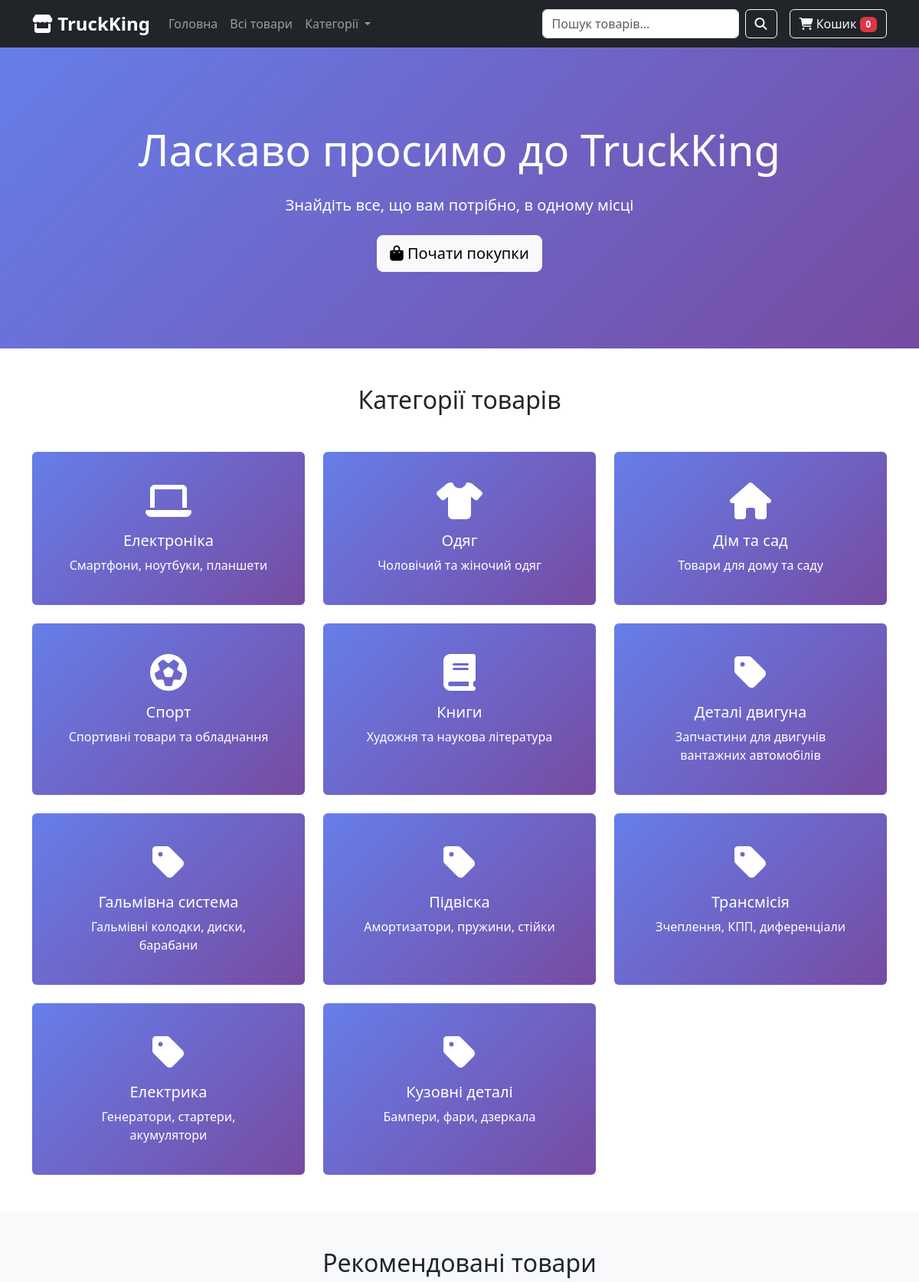
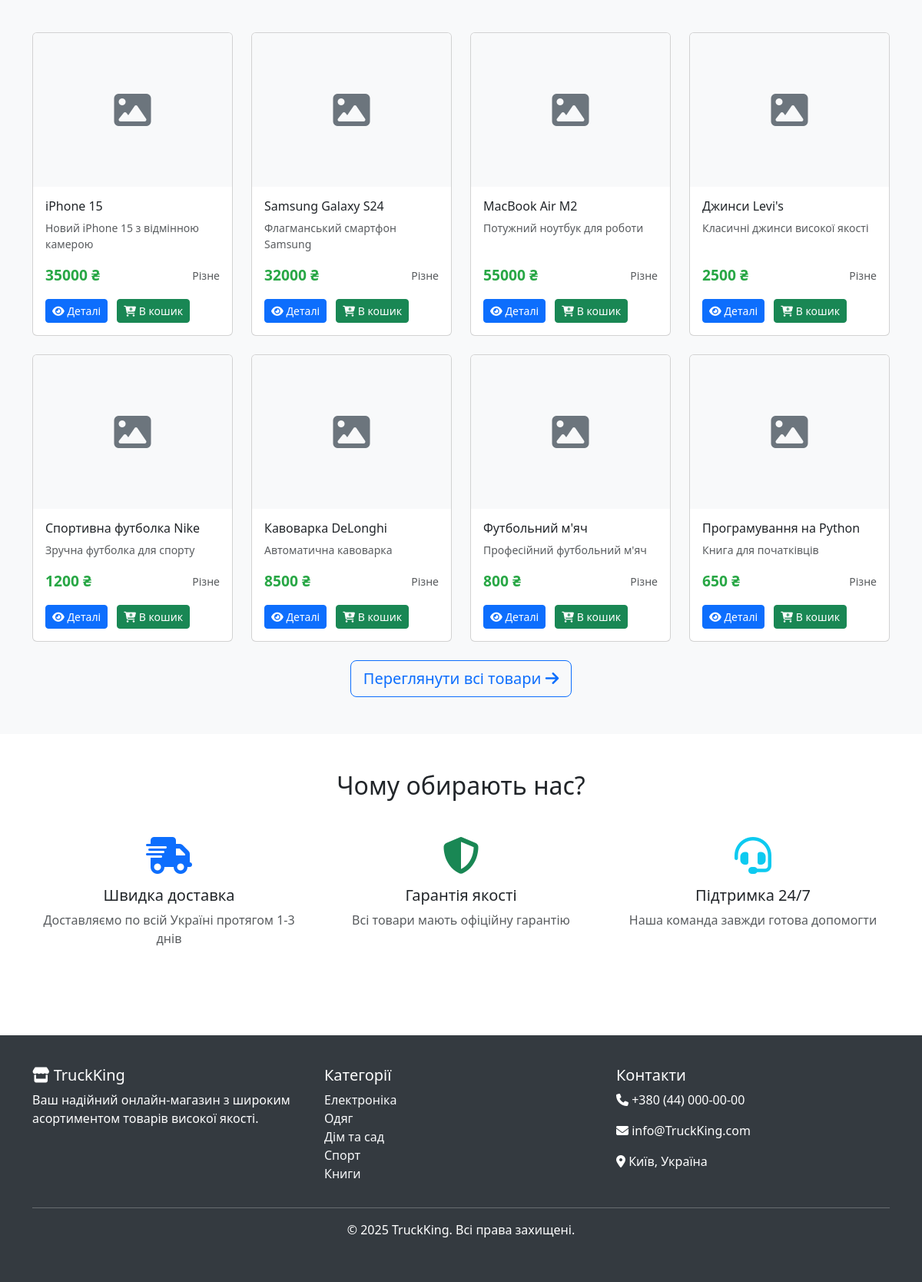
Before: / with the older database file (2 pictures, top to bottom).
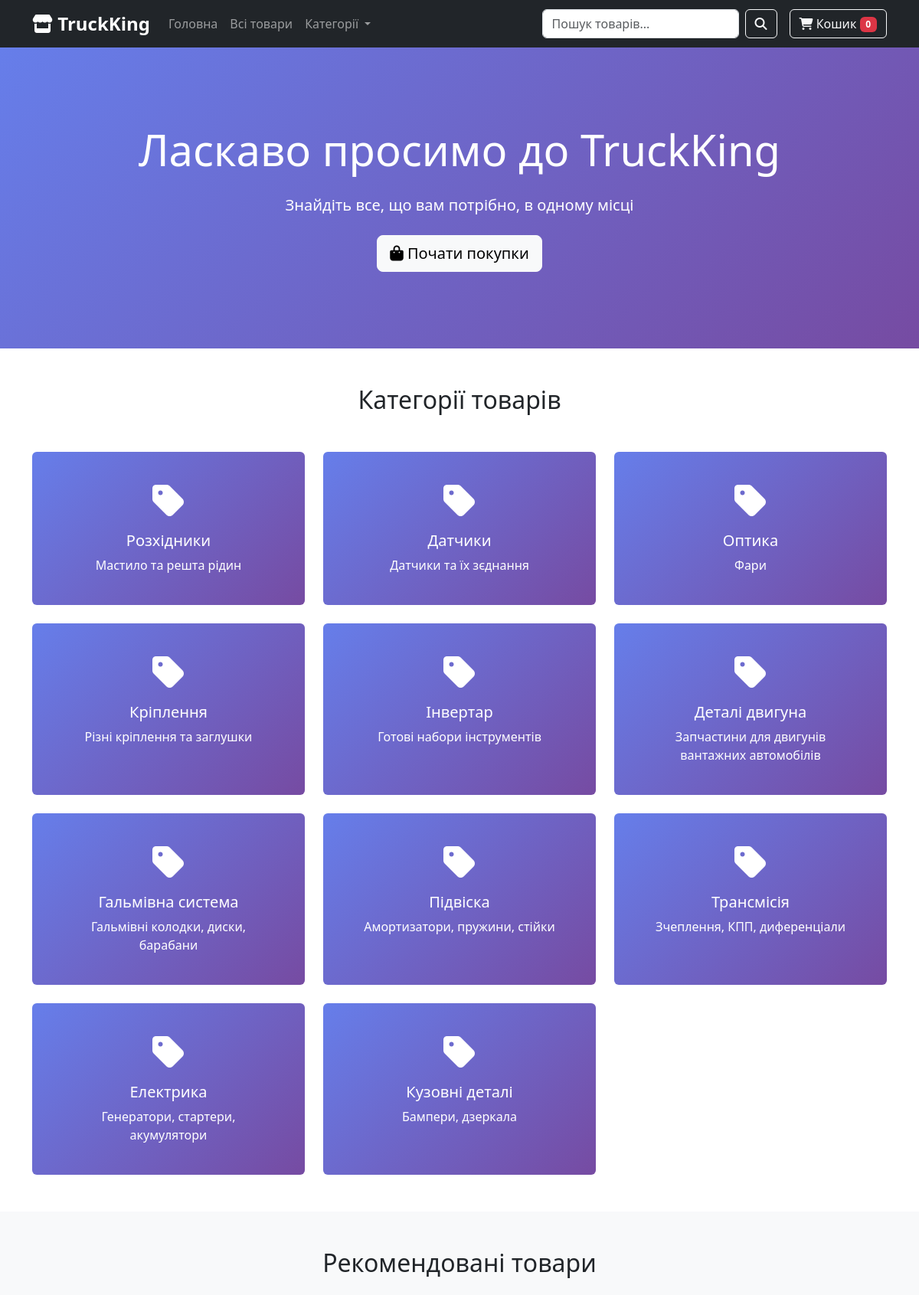
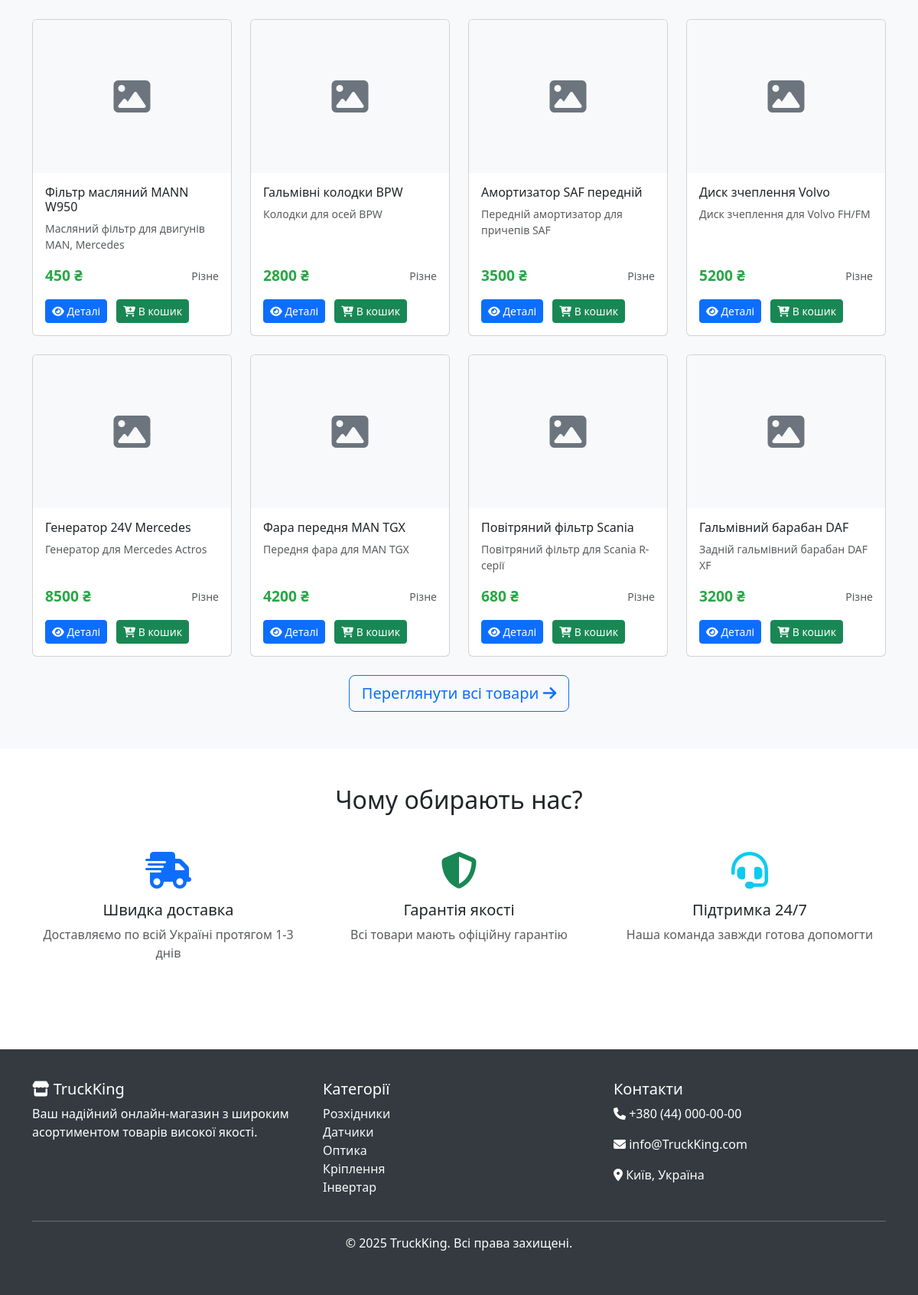
After: the same page with the newer database file (2 pictures, top to bottom).
### tables this page shows
CREATE TABLE categories (
                id INTEGER PRIMARY KEY AUTOINCREMENT,
                name TEXT NOT NULL UNIQUE,
                description TEXT
            );

CREATE TABLE products (
                id INTEGER PRIMARY KEY AUTOINCREMENT,
                name TEXT NOT NULL,
                price INTEGER NOT NULL,
                buyprice INTEGER NOT NULL,
                description TEXT,
                category_id INTEGER,
                stock_quantity INTEGER DEFAULT 0,
                created_at TIMESTAMP DEFAULT CURRENT_TIMESTAMP,
                FOREIGN KEY (category_id) REFERENCES categories(id)
            );

### app.py (the view)
@app.route("/")
def mainlink():
    categories = db.get_all_categories()
    featured_products = db.get_all_products()[:8]
    return render_template("main.html", categories=categories, featured_products=featured_products)

### app.py (called while the page is built)
def get_session_id():
    if 'session_id' not in session:
        session['session_id'] = str(uuid.uuid4())
    return session['session_id']

@app.context_processor
def inject_categories():
    return dict(categories=db.get_all_categories())

@app.context_processor
def inject_cart_count():
    session_id = get_session_id()
    cart_count = db.get_cart_count(session_id)
    return dict(cart_count=cart_count)

### data_module.py (called while the page is built)
def connect():
    return sqlite3.connect(DB_NAME)

def get_all_categories():
    with connect() as conn:
        cur = conn.cursor()
        cur.execute('SELECT * FROM categories')
        return cur.fetchall()

def get_all_products():
    with connect() as conn:
        cur = conn.cursor()
        cur.execute('''SELECT p.*, c.name as category_name
                       FROM products p
                       LEFT JOIN categories c ON p.category_id = c.id''')
        return cur.fetchall()

def get_cart_count(session_id):
    with connect() as conn:
        cur = conn.cursor()
        cur.execute('SELECT SUM(quantity) FROM cart WHERE session_id = ?', (session_id,))
        result = cur.fetchone()
        return result[0] if result[0] else 0

### templates/main.html (shortened to what the changed rows need)
{% extends "base.html" %}
{% block content %}
<section class="hero-section text-center">
    <div class="container">
        <h1 class="display-4 mb-4">Ласкаво просимо до TruckKing</h1>
    </div>
</section>
<section class="py-5">
    <div class="container">
        <h2 class="text-center mb-5">Категорії товарів</h2>
        <div class="row g-4">
            {% for category in categories %}
            <div class="col-md-6 col-lg-4">
                <div class="card category-card h-100 text-center p-4" onclick="location.href='{{ url_for('category_products', category_id=category[0]) }}';" style="cursor: pointer;">
                    <div class="card-body">
                        <div class="mb-3">
                            {% if category[1] == 'Електроніка' %}
                                <i class="fas fa-laptop fa-3x"></i>
                            {% elif category[1] == 'Одяг' %}
                                <i class="fas fa-tshirt fa-3x"></i>
                            {% elif category[1] == 'Дім та сад' %}
                                <i class="fas fa-home fa-3x"></i>
                            {% elif category[1] == 'Спорт' %}
                                <i class="fas fa-futbol fa-3x"></i>
                            {% elif category[1] == 'Книги' %}
                                <i class="fas fa-book fa-3x"></i>
                            {% else %}
                                <i class="fas fa-tag fa-3x"></i>
                            {% endif %}
                        </div>
                        <h5 class="card-title">{{ category[1] }}</h5>
                        <p class="card-text">{{ category[2] if category[2] else 'Переглянути товари цієї категорії' }}</p>
                    </div>
                </div>
            </div>
            {% endfor %}
        </div>
    </div>
</section>
<section class="py-5 bg-light">
    <div class="container">
        <h2 class="text-center mb-5">Рекомендовані товари</h2>
        <div class="row g-4">
            {% for product in featured_products %}
            <div class="col-md-6 col-lg-3">
                <div class="card product-card h-100">
                    <div class="product-image card-img-top d-flex align-items-center justify-content-center">
                        <i class="fas fa-image"></i>
                    </div>
                    <div class="card-body d-flex flex-column">
                        <h6 class="card-title">{{ product[1] }}</h6>
                        <p class="card-text text-muted small flex-grow-1">
                            {{ product[4][:50] + '...' if product[4] and product[4]|length > 50 else (product[4] or 'Опис товару') }}
                        </p>
                        <div class="d-flex justify-content-between align-items-center">
                            <span class="price-tag">{{ product[2] }} ₴</span>
                            <small class="text-muted">{{ product[9] or 'Різне' }}</small>
                        </div>
                        <div class="mt-3">
                            <a href="{{ url_for('product_detail', product_id=product[0]) }}" class="btn btn-primary btn-sm me-2">
                                <i class="fas fa-eye"></i> Деталі
                            </a>
                            <button class="btn btn-success btn-sm">
                                <i class="fas fa-cart-plus"></i> В кошик
                            </button>
                        </div>
                    </div>
                </div>
            </div>
            {% endfor %}
        </div>
    </div>
</section>
<section class="py-5">
    <div class="container">
        <h2 class="text-center mb-5">Чому обирають нас?</h2>
    </div>
</section>
{% endblock %}

### templates/base.html (shortened to what this page needs)
<!DOCTYPE html>
<html lang="uk">
<head>
    <link href="https://cdnjs.cloudflare.com/ajax/libs/bootstrap/5.3.0/css/bootstrap.min.css" rel="stylesheet">
    <link href="https://cdnjs.cloudflare.com/ajax/libs/font-awesome/6.4.0/css/all.min.css" rel="stylesheet">
</head>
<body>
    <nav class="navbar navbar-expand-lg navbar-dark bg-dark sticky-top">
        <div class="container">
            <a class="navbar-brand" href="{{ url_for('mainlink') }}">
                <i class="fas fa-store"></i> TruckKing
            </a>
            <div class="collapse navbar-collapse" id="navbarNav">
                <ul class="navbar-nav me-auto">
                    <li class="nav-item">
                        <a class="nav-link" href="{{ url_for('mainlink') }}">Головна</a>
                    </li>
                    <li class="nav-item">
                        <a class="nav-link" href="{{ url_for('products') }}">Всі товари</a>
                    </li>
                    <li class="nav-item dropdown">
                        <a class="nav-link dropdown-toggle" href="#" role="button" data-bs-toggle="dropdown">
                            Категорії
                        </a>
                    </li>
                </ul>
                <form class="d-flex me-3" method="GET" action="{{ url_for('search') }}">
                    <input class="form-control me-2" type="search" name="q" placeholder="Пошук товарів..." aria-label="Search">
                    <button class="btn btn-outline-light" type="submit">
                        <i class="fas fa-search"></i>
                    </button>
                </form>
                <div class="d-flex">
                    <a href="#" class="btn btn-outline-light">
                        <i class="fas fa-shopping-cart"></i> Кошик <span class="badge bg-danger">0</span>
                    </a>
                </div>
            </div>
        </div>
    </nav>
    <main>
        {% block content %}{% endblock %}
    </main>
    <footer class="footer">
        <div class="container">
            <div class="row">
                <div class="col-md-4">
                    <h5><i class="fas fa-store"></i> TruckKing</h5>
                    <p>Ваш надійний онлайн-магазин з широким асортиментом товарів високої якості.</p>
                </div>
                <div class="col-md-4">
                    <h5>Категорії</h5>
                    <ul class="list-unstyled">
                        {% if categories %}
                            {% for category in categories[:5] %}
                            <li><a href="{{ url_for('category_products', category_id=category[0]) }}" class="text-light text-decoration-none">{{ category[1] }}</a></li>
                            {% endfor %}
                        {% endif %}
                    </ul>
                </div>
                <div class="col-md-4">
                    <h5>Контакти</h5>
                    <p><i class="fas fa-phone"></i> +380 (44) 000-00-00</p>
                    <p><i class="fas fa-envelope"></i> info@TruckKing.com</p>
                    <p><i class="fas fa-map-marker-alt"></i> Київ, Україна</p>
                </div>
            </div>
            <hr>
            <div class="text-center">
                <p>&copy; 2025 TruckKing. Всі права захищені.</p>
            </div>
        </div>
    </footer>
</body>
</html>

Changed rows visible on the page:
removed categories: name "Електроніка", description "Смартфони, ноутбуки, планшети"
removed categories: name "Одяг", description "Чоловічий та жіночий одяг"
removed categories: name "Дім та сад", description "Товари для дому та саду"
removed categories: name "Спорт", description "Спортивні товари та обладнання"
removed categories: name "Книги", description "Художня та наукова література"
removed products: name "iPhone 15", description "Новий iPhone 15 з відмінною камерою", price "35000", product "Різне"
removed products: name "Samsung Galaxy S24", description "Флагманський смартфон Samsung", price "32000", product "Різне"
removed products: name "MacBook Air M2", description "Потужний ноутбук для роботи", price "55000", product "Різне"
removed products: name "Джинси Levi's", description "Класичні джинси високої якості", price "2500", product "Різне"
removed products: name "Спортивна футболка Nike", description "Зручна футболка для спорту", price "1200", product "Різне"
removed products: name "Кавоварка DeLonghi", description "Автоматична кавоварка", price "8500", product "Різне"
removed products: name "Футбольний м'яч", description "Професійний футбольний м'яч", price "800", product "Різне"
removed products: name "Програмування на Python", description "Книга для початківців", price "650", product "Різне"
added categories: name "Розхідники", description "Мастило та решта рідин"
added categories: name "Датчики", description "Датчики та їх зєднання"
added categories: name "Оптика", description "Фари"
added categories: name "Кріплення", description "Різні кріплення та заглушки"
added categories: name "Інвертар", description "Готові набори інструментів"
changed categories "Кузовні деталі": description "Бампери, фари, дзеркала" → "Бампери, дзеркала"
now on this page (row unchanged): products: name "Фільтр масляний MANN W950", description "Масляний фільтр для двигунів MAN, Mercedes", price "450", product "Різне"
now on this page (row unchanged): products: name "Гальмівні колодки BPW", description "Колодки для осей BPW", price "2800", product "Різне"
now on this page (row unchanged): products: name "Амортизатор SAF передній", description "Передній амортизатор для причепів SAF", price "3500", product "Різне"
now on this page (row unchanged): products: name "Диск зчеплення Volvo", description "Диск зчеплення для Volvo FH/FM", price "5200", product "Різне"
now on this page (row unchanged): products: name "Генератор 24V Mercedes", description "Генератор для Mercedes Actros", price "8500", product "Різне"
now on this page (row unchanged): products: name "Фара передня MAN TGX", description "Передня фара для MAN TGX", price "4200", product "Різне"
now on this page (row unchanged): products: name "Повітряний фільтр Scania", description "Повітряний фільтр для Scania R-серії", price "680", product "Різне"
now on this page (row unchanged): products: name "Гальмівний барабан DAF", description "Задній гальмівний барабан DAF XF", price "3200", product "Різне"
